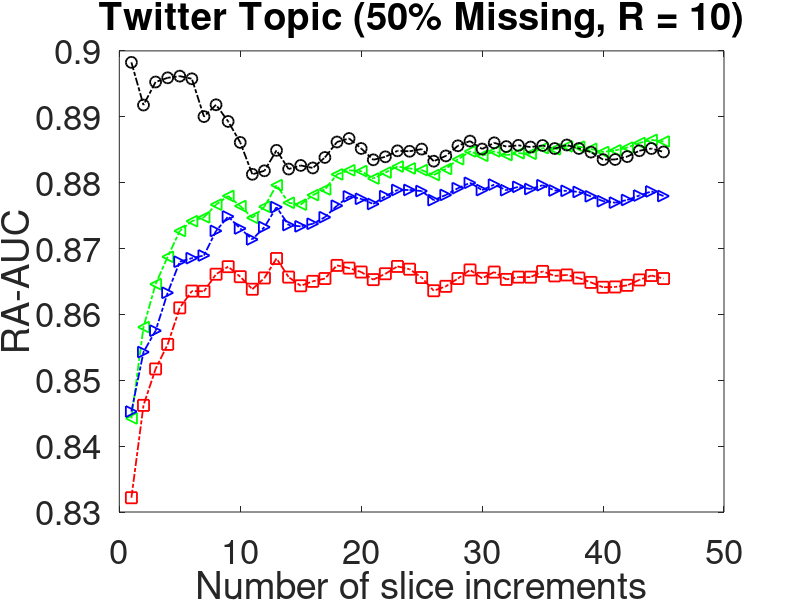

The MATLAB source for this figure:
clear all;
close all;

df = load('r10.mat');
% mast mis90
mast = df.mis_50_r10(:,1);
% tncp mis90
tncp = df.mis_50_r10(:,2);
% als mis90
als = df.mis_50_r10(:,3);
% our-v-3 mis90
our= df.mis_50_r10(:,4);

nrank = [1:1:45];

figure (1);
hold on;
box on;
%change color
plot(nrank, mast,  'rs-.','LineWidth',1.3, 'MarkerSize',8);
plot(nrank, tncp, 'g<-.','LineWidth',1.3, 'MarkerSize',8);
plot(nrank, als, 'b>-.','LineWidth',1.3, 'MarkerSize',8);
plot(nrank, our, 'ko-.', 'LineWidth',1.3, 'MarkerSize',8);

% legend('MAST','TNCP','CP-ALS','OUR');
%lgd = legend('Ours-Win-1','Ours-Win-2','Ours-Win-3', 'GP-PTF');
%lgd.FontSize = 25;
ylabel('RA-AUC', 'FontSize',25);
xlabel('Number of slice increments','FontSize',25);

title('Twitter Topic (50% Missing, R = 10)','FontSize',25)

% set(gca,'XTick',10:10:100, 'FontSize',25);
set(gca, 'FontSize',25);
 %set(gca,'YTick',[0.55, 0.65, 0.75, 0.85], 'FontSize',25);
 set(gca,'FontSize',25);
